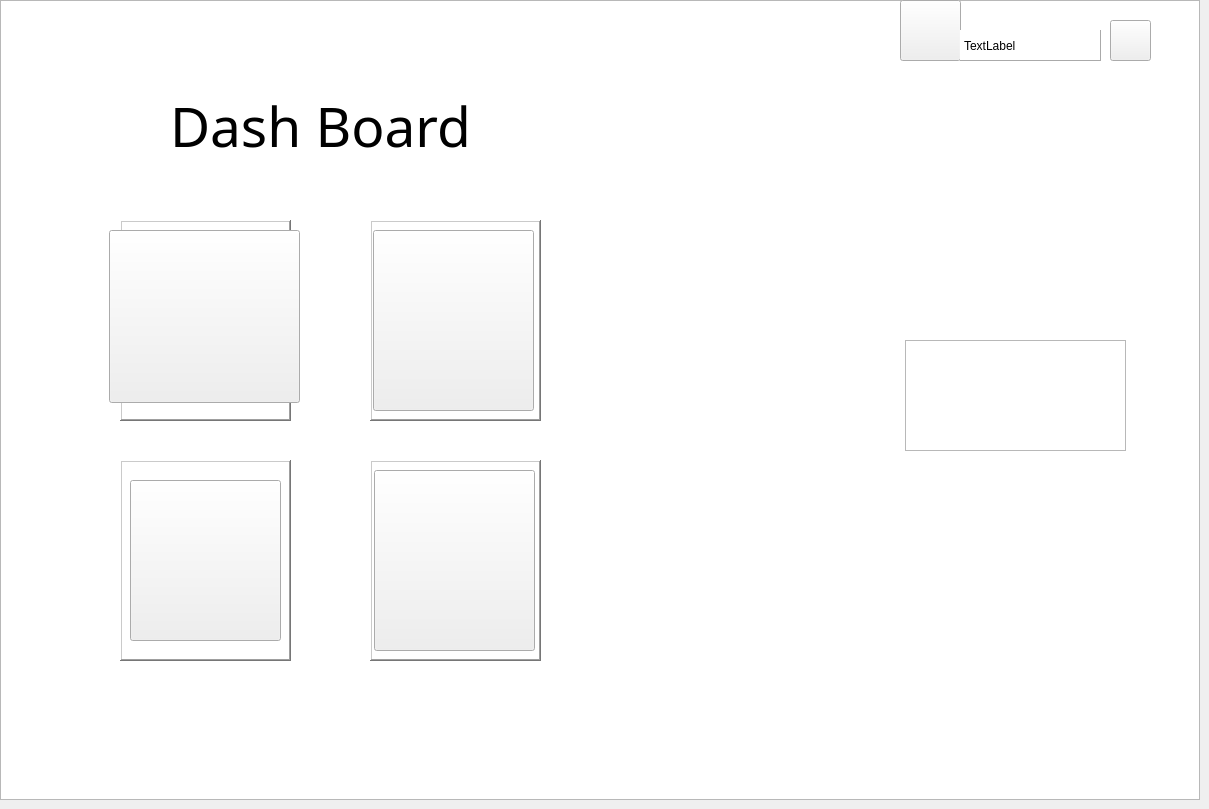
    <widget class="QWidget" name="dashboardPage">
     <widget class="QGraphicsView" name="DashboardGraphicsView">
      <property name="geometry">
       <rect>
        <x>0</x>
        <y>0</y>
        <width>1200</width>
        <height>800</height>
       </rect>
      </property>
      <property name="minimumSize">
       <size>
        <width>1200</width>
        <height>800</height>
       </size>
      </property>
      <property name="maximumSize">
       <size>
        <width>1200</width>
        <height>800</height>
       </size>
      </property>
      <property name="styleSheet">
       <string notr="true">border-image: url(:/img/resource/271694.jpg);</string>
      </property>
     </widget>
     <widget class="QPushButton" name="logoutButton">
      <property name="geometry">
       <rect>
        <x>1110</x>
        <y>20</y>
        <width>41</width>
        <height>41</height>
       </rect>
      </property>
      <property name="cursor">
       <cursorShape>PointingHandCursor</cursorShape>
      </property>
      <property name="styleSheet">
       <string notr="true">border-image: url(:/img/resource/logout 11111.png);</string>
      </property>
      <property name="text">
       <string/>
      </property>
     </widget>
     <widget class="QPushButton" name="menuButton">
      <property name="geometry">
       <rect>
        <x>109</x>
        <y>230</y>
        <width>191</width>
        <height>173</height>
       </rect>
      </property>
      <property name="cursor">
       <cursorShape>PointingHandCursor</cursorShape>
      </property>
      <property name="styleSheet">
       <string notr="true">border-image: url(:/img/resource/menu.png);</string>
      </property>
      <property name="text">
       <string/>
      </property>
     </widget>
     <widget class="QPushButton" name="cartButton">
      <property name="geometry">
       <rect>
        <x>373</x>
        <y>230</y>
        <width>161</width>
        <height>181</height>
       </rect>
      </property>
      <property name="cursor">
       <cursorShape>PointingHandCursor</cursorShape>
      </property>
      <property name="styleSheet">
       <string notr="true">border-image: url(:/img/resource/grocery-cart.png);</string>
      </property>
      <property name="text">
       <string/>
      </property>
     </widget>
     <widget class="QPushButton" name="historyButton">
      <property name="geometry">
       <rect>
        <x>130</x>
        <y>480</y>
        <width>151</width>
        <height>161</height>
       </rect>
      </property>
      <property name="cursor">
       <cursorShape>PointingHandCursor</cursorShape>
      </property>
      <property name="styleSheet">
       <string notr="true">border-image: url(:/img/resource/history.png);</string>
      </property>
      <property name="text">
       <string/>
      </property>
     </widget>
     <widget class="QPushButton" name="aboutUsButton">
      <property name="geometry">
       <rect>
        <x>374</x>
        <y>470</y>
        <width>161</width>
        <height>181</height>
       </rect>
      </property>
      <property name="cursor">
       <cursorShape>PointingHandCursor</cursorShape>
      </property>
      <property name="styleSheet">
       <string notr="true">border-image: url(:/img/resource/information.png);</string>
      </property>
      <property name="text">
       <string/>
      </property>
     </widget>
     <widget class="QLabel" name="dashboardTitle">
      <property name="geometry">
       <rect>
        <x>170</x>
        <y>90</y>
        <width>341</width>
        <height>71</height>
       </rect>
      </property>
      <property name="font">
       <font>
        <family>Stencil</family>
        <pointsize>41</pointsize>
       </font>
      </property>
      <property name="text">
       <string>Dash Board</string>
      </property>
     </widget>
     <widget class="QPushButton" name="editProfileButton">
      <property name="geometry">
       <rect>
        <x>900</x>
        <y>0</y>
        <width>61</width>
        <height>61</height>
       </rect>
      </property>
      <property name="font">
       <font>
        <pointsize>11</pointsize>
       </font>
      </property>
      <property name="cursor">
       <cursorShape>PointingHandCursor</cursorShape>
      </property>
      <property name="styleSheet">
       <string notr="true">border-image: url(:/img/resource/manEd.png);</string>
      </property>
      <property name="text">
       <string/>
      </property>
     </widget>
     <widget class="QLabel" name="userNameLable">
      <property name="geometry">
       <rect>
        <x>960</x>
        <y>30</y>
        <width>141</width>
        <height>31</height>
       </rect>
      </property>
      <property name="cursor">
       <cursorShape>ArrowCursor</cursorShape>
      </property>
      <property name="styleSheet">
       <string notr="true">background-color: rgb(255, 255, 255);</string>
      </property>
      <property name="frameShape">
       <enum>QFrame::Panel</enum>
      </property>
      <property name="frameShadow">
       <enum>QFrame::Raised</enum>
      </property>
      <property name="text">
       <string>TextLabel</string>
      </property>
     </widget>
     <widget class="QGraphicsView" name="graphicsView_4">
      <property name="geometry">
       <rect>
        <x>120</x>
        <y>220</y>
        <width>171</width>
        <height>201</height>
       </rect>
      </property>
      <property name="frameShape">
       <enum>QFrame::WinPanel</enum>
      </property>
      <property name="frameShadow">
       <enum>QFrame::Raised</enum>
      </property>
     </widget>
     <widget class="QGraphicsView" name="graphicsView_11">
      <property name="geometry">
       <rect>
        <x>370</x>
        <y>220</y>
        <width>171</width>
        <height>201</height>
       </rect>
      </property>
      <property name="frameShape">
       <enum>QFrame::WinPanel</enum>
      </property>
      <property name="frameShadow">
       <enum>QFrame::Raised</enum>
      </property>
     </widget>
     <widget class="QGraphicsView" name="graphicsView_12">
      <property name="geometry">
       <rect>
        <x>120</x>
        <y>460</y>
        <width>171</width>
        <height>201</height>
       </rect>
      </property>
      <property name="frameShape">
       <enum>QFrame::WinPanel</enum>
      </property>
      <property name="frameShadow">
       <enum>QFrame::Raised</enum>
      </property>
     </widget>
     <widget class="QGraphicsView" name="graphicsView_13">
      <property name="geometry">
       <rect>
        <x>370</x>
        <y>460</y>
        <width>171</width>
        <height>201</height>
       </rect>
      </property>
      <property name="frameShape">
       <enum>QFrame::WinPanel</enum>
      </property>
      <property name="frameShadow">
       <enum>QFrame::Raised</enum>
      </property>
     </widget>
     <widget class="QGraphicsView" name="FoodiePalaceLogo_4">
      <property name="geometry">
       <rect>
        <x>905</x>
        <y>340</y>
        <width>221</width>
        <height>111</height>
       </rect>
      </property>
      <property name="styleSheet">
       <string notr="true">border-image: url(:/img/resource/logo.png);</string>
      </property>
     </widget>
     <zorder>DashboardGraphicsView</zorder>
     <zorder>graphicsView_12</zorder>
     <zorder>graphicsView_13</zorder>
     <zorder>graphicsView_11</zorder>
     <zorder>graphicsView_4</zorder>
     <zorder>logoutButton</zorder>
     <zorder>menuButton</zorder>
     <zorder>cartButton</zorder>
     <zorder>historyButton</zorder>
     <zorder>aboutUsButton</zorder>
     <zorder>dashboardTitle</zorder>
     <zorder>editProfileButton</zorder>
     <zorder>userNameLable</zorder>
     <zorder>FoodiePalaceLogo_4</zorder>
    </widget>
